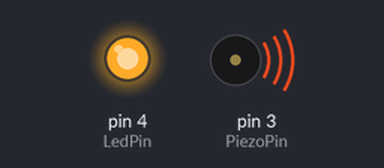
A sketch run on a simulated Arduino Uno, built with avr-gcc and run on an emulated ATmega328P. Parts: output pins drawn as LEDs (lit = HIGH), buzzer (waves = sounding).

Above: at 1.0 s.
At 5.3 s:
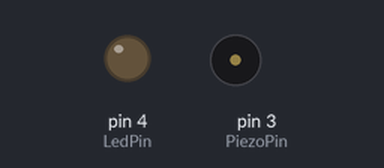
Timing chart, 0 to 10.3 s (numbered marks = the images above):
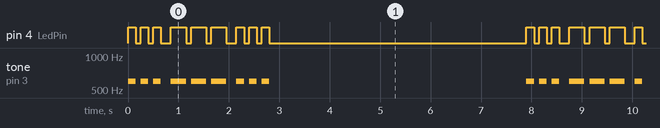

The sketch:

S.O.S_Generator.ino
```cpp
 const int PiezoPin = 3;
 const int LedPin = 4;

 void setup() {
    pinMode(LedPin, PiezoPin);
  }

  void loop() {
    // 3 dots
    for( int x=0; x<3; x++)
    {
      digitalWrite( LedPin, HIGH);
      tone( PiezoPin, 600, 150);
      delay(150);
      digitalWrite(LedPin, LOW);
      delay(100);
    }
    delay(100);

    // 3 dashes
    for( int x=0; x<3; x++)
    {
      digitalWrite( LedPin, HIGH);
      tone( PiezoPin, 600, 300);
      delay(300);
      digitalWrite(LedPin, LOW);
      delay(100);
    }
    delay(100);
 // 3 dots
    for( int x=0; x<3; x++)
    {
      digitalWrite( LedPin, HIGH);
      tone( PiezoPin, 600, 150);
      delay(150);
      digitalWrite(LedPin, LOW);
      delay(100);
    }

    delay(5000);


  }
```

Measured:
- by itself, pin 4 (LedPin): repeats every 7.9 s: 2 × (LOW 0.10 s, HIGH 0.15 s), LOW 0.20 s, 2 × (HIGH 0.30 s, LOW 0.10 s), HIGH 0.30 s, LOW 0.20 s, 2 × (HIGH 0.15 s, LOW 0.10 s), HIGH 0.15 s, LOW 5.1 s, HIGH 0.15 s
- by itself, tone on pin 3 (PiezoPin): repeats every 7.9 s: 2 × (silent 0.10 s, 600 Hz 0.15 s), silent 0.20 s, 2 × (600 Hz 0.30 s, silent 0.10 s), 600 Hz 0.30 s, silent 0.20 s, 2 × (600 Hz 0.15 s, silent 0.10 s), 600 Hz 0.15 s, silent 5.1 s, 600 Hz 0.15 s
